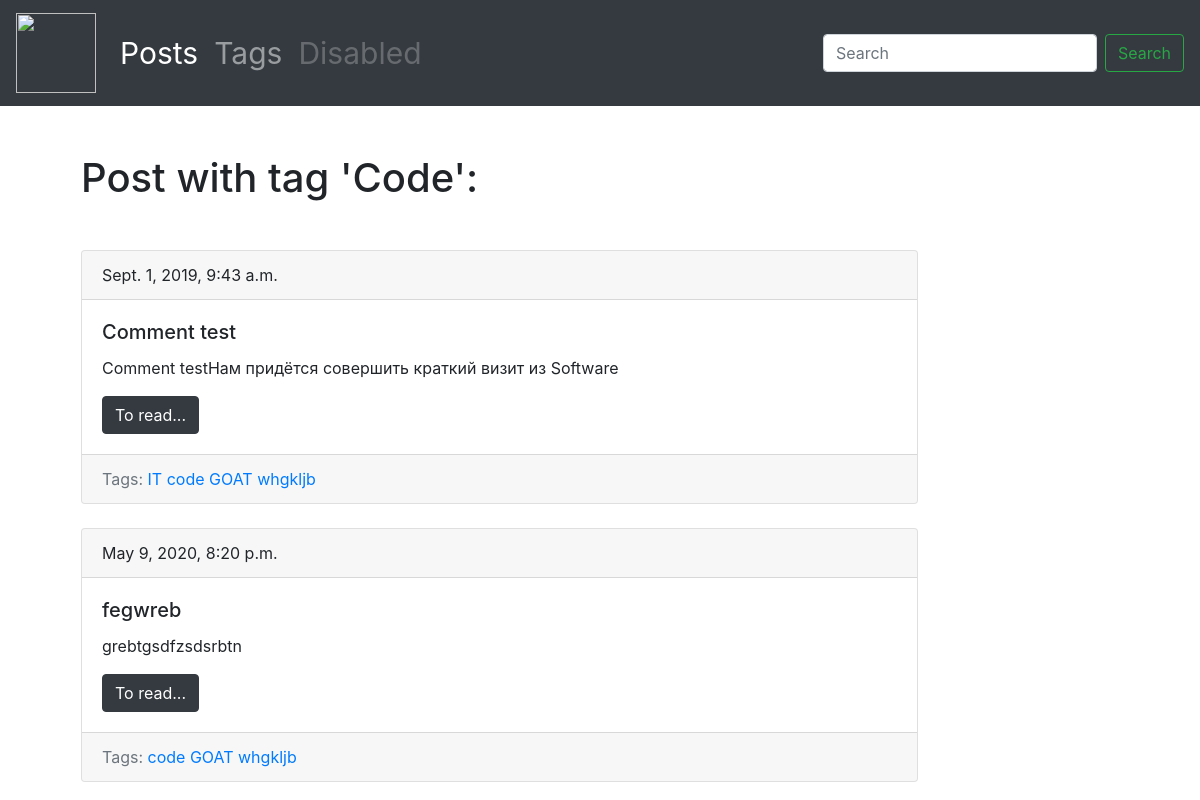
The page /blog/tag/hui-1567365440/ on the database its author committed.
### blog/models.py (models this page shows, shortened)
class Tag(models.Model):
	title = models.CharField(max_length=50)
	slug = models.SlugField(max_length=50, blank=True, unique = True)
	def get_absolute_url(self):
		return reverse('tag_detail_url', kwargs={'slug':self.slug})

class Post(models.Model):
	title = models.CharField(max_length=50, db_index=True)
	slug = models.SlugField(max_length=150, blank=True, unique=True)
	short_description = models.CharField(max_length=200, blank=True, null=True)
	body = RichTextUploadingField(null=True, blank=True)
	tags = models.ManyToManyField('Tag', blank=True, related_name='posts')
	date_pub = models.DateTimeField(auto_now_add=True)
	def get_absolute_url(self):
		return reverse('post_detail_url', kwargs={'slug': self.slug})

### blog/views.py (the view)
# urls.py: path('tag/<str:slug>/', TagDetail.as_view(), name='tag_detail_url'),
class TagDetail(ObjectDetailMixin, View):
    model = Tag
    template = 'blog/tag_detail.html'

### blog/utils.py (called while the page is built)
	def get(self, request, slug):
		obj = get_object_or_404(self.model, slug__iexact=slug)
		return render(
			request,
			self.template,
			context={
				self.model.__name__.lower(): obj,
				'admin_object': obj,
				'detail': True,
				}
			)

### blog/templates/blog/tag_detail.html (shortened to what this page needs)
{% extends 'blog/base_blog.html' %}
{% block content %}
	<h1 class="mb-5">Post with tag '{{ tag.title|title }}':</h1>
	{% for post in tag.posts.all %}
		{% include 'blog/includes/post_card_template.html' %}
	{% endfor %}
{% endblock %}

### blog/templates/blog/includes/post_card_template.html
<div class="card mt-4">
	<div class="card-header">
		{{ post.date_pub }}
	</div>
	<div class="card-body">
		<h5 class="card-title">{{ post.title}}</h5>
		<p class="card-text">
			{% if post.short_description %}
				{{ post.short_description|truncatewords:15}}
			{% endif %}
		</p>
		<a href="{{ post.get_absolute_url }}" class="btn btn-dark">To read...</a>
	</div>
	<div class="card-footer text-muted">
		Tags:
		{% for tag in post.tags.all %}
			<a href="{{ tag.get_absolute_url }}">{{ tag.title | safe}} </a>
		{% endfor %}
	</div>
</div>

### rows shown on the page
Tag: title "Code", title "code"
Post: date_pub "Sept. 1, 2019, 9:43 a.m.", title "Comment test", short_description "Comment testНам придётся совершить краткий визит из Software"
Tag: title "IT"
Tag: title "GOAT"
Tag: title "whgkljb"
Post: date_pub "May 9, 2020, 8:20 p.m.", title "fegwreb", short_description "grebtgsdfzsdsrbtn"
